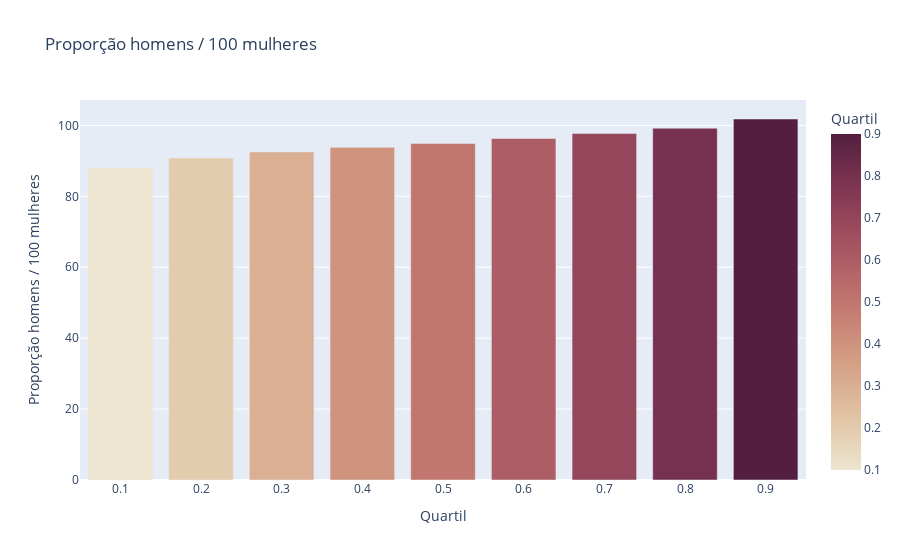

Notebook code for this chart:
### Markdown cell above
A  4° hipótese confirmou que zipcodes com uma proporção maior de pessoas do gênero feminino do que do gênero masculino tendem a utilizar os laboratórios com maior frequência, sendo assim, procuraremos por zipcodes que tenham essa proporção maior.

### Code cell
quartis = top_10_DemographicData_ZCTAs['SexRatio(males per 100 females)'].quantile([0.1,0.2,0.3,0.4,0.5,0.6,0.7,0.8,0.9])
quartis = quartis.to_frame()
quartis.reset_index(inplace=True)
quartis.columns = ['quartil', 'SexRatio(males per 100 females)']
fig = px.bar(quartis, 
             x='quartil', 
             y="SexRatio(males per 100 females)", 
             barmode='group',
             labels={
                     "quartil": "Quartil",
                     "SexRatio(males per 100 females)": "Proporção homens / 100 mulheres"
                 },
             title="Proporção homens / 100 mulheres",
             color="quartil",
             color_continuous_scale="brwnyl",
             )
fig.show()

### Figure 1 — Plotly figure (JSON) as saved in the notebook; plotly's stock layout.template omitted (floating-point values rounded to 4 significant figures)
{"data": [{"alignmentgroup": "True", "hovertemplate": "Quartil=%{marker.color}<br>Proporção homens / 100 mulheres=%{y}<extra></extra>", "legendgroup": "", "marker": {"color": [0.1, 0.2, 0.3, 0.4, 0.5, 0.6, 0.7, 0.8, 0.9], "coloraxis": "coloraxis", "pattern": {"shape": ""}}, "name": "", "offsetgroup": "", "orientation": "v", "showlegend": false, "textposition": "auto", "type": "bar", "x": [0.1, 0.2, 0.3, 0.4, 0.5, 0.6, 0.7, 0.8, 0.9], "xaxis": "x", "y": [88.1, 90.8, 92.5, 93.8, 94.9, 96.3, 97.7, 99.2, 101.8], "yaxis": "y"}], "layout": {"barmode": "group", "coloraxis": {"colorbar": {"title": {"text": "Quartil"}}, "colorscale": [[0, "rgb(237, 229, 207)"], [0.1667, "rgb(224, 194, 162)"], [0.3333, "rgb(211, 156, 131)"], [0.5, "rgb(193, 118, 111)"], [0.6667, "rgb(166, 84, 97)"], [0.8333, "rgb(129, 55, 83)"], [1, "rgb(84, 31, 63)"]]}, "legend": {"tracegroupgap": 0}, "title": {"text": "Proporção homens / 100 mulheres"}, "xaxis": {"anchor": "y", "domain": [0, 1], "title": {"text": "Quartil"}}, "yaxis": {"anchor": "x", "domain": [0, 1], "title": {"text": "Proporção homens / 100 mulheres"}}}}
